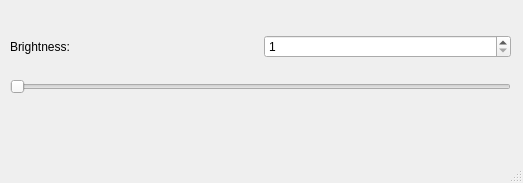
<?xml version="1.0" encoding="UTF-8"?>
<ui version="4.0">
 <class>MainWindow</class>
 <widget class="QMainWindow" name="MainWindow">
  <property name="geometry">
   <rect>
    <x>0</x>
    <y>0</y>
    <width>523</width>
    <height>183</height>
   </rect>
  </property>
  <property name="windowTitle">
   <string>Brightness Control</string>
  </property>
  <widget class="QWidget" name="centralwidget">
   <widget class="QWidget" name="verticalLayoutWidget">
    <property name="geometry">
     <rect>
      <x>10</x>
      <y>20</y>
      <width>501</width>
      <height>91</height>
     </rect>
    </property>
    <layout class="QVBoxLayout" name="verticalLayout">
     <item>
      <layout class="QHBoxLayout" name="horizontalLayout">
       <item>
        <widget class="QLabel" name="label">
         <property name="text">
          <string>Brightness: </string>
         </property>
        </widget>
       </item>
       <item>
        <widget class="QSpinBox" name="spinBox">
         <property name="minimum">
          <number>1</number>
         </property>
         <property name="maximum">
          <number>100</number>
         </property>
        </widget>
       </item>
      </layout>
     </item>
     <item>
      <widget class="QSlider" name="horizontalSlider">
       <property name="maximum">
        <number>100</number>
       </property>
       <property name="orientation">
        <enum>Qt::Horizontal</enum>
       </property>
      </widget>
     </item>
    </layout>
   </widget>
  </widget>
  <widget class="QMenuBar" name="menubar">
   <property name="geometry">
    <rect>
     <x>0</x>
     <y>0</y>
     <width>523</width>
     <height>20</height>
    </rect>
   </property>
  </widget>
  <widget class="QStatusBar" name="statusbar"/>
 </widget>
 <resources/>
 <connections>
  <connection>
   <sender>horizontalSlider</sender>
   <signal>valueChanged(int)</signal>
   <receiver>spinBox</receiver>
   <slot>setValue(int)</slot>
   <hints>
    <hint type="sourcelabel">
     <x>224</x>
     <y>124</y>
    </hint>
    <hint type="destinationlabel">
     <x>294</x>
     <y>83</y>
    </hint>
   </hints>
  </connection>
  <connection>
   <sender>spinBox</sender>
   <signal>valueChanged(int)</signal>
   <receiver>horizontalSlider</receiver>
   <slot>setValue(int)</slot>
   <hints>
    <hint type="sourcelabel">
     <x>386</x>
     <y>76</y>
    </hint>
    <hint type="destinationlabel">
     <x>394</x>
     <y>116</y>
    </hint>
   </hints>
  </connection>
 </connections>
</ui>
